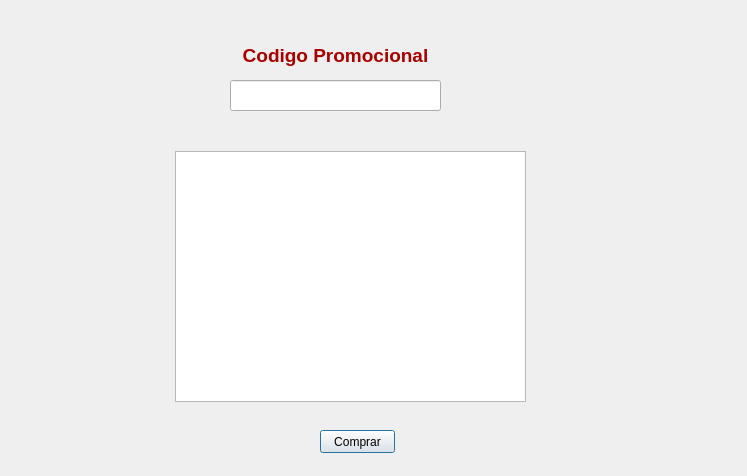
<?xml version="1.0" encoding="UTF-8"?>
<ui version="4.0">
 <class>Comprar</class>
 <widget class="QDialog" name="Comprar">
  <property name="geometry">
   <rect>
    <x>0</x>
    <y>0</y>
    <width>747</width>
    <height>476</height>
   </rect>
  </property>
  <property name="windowTitle">
   <string>Dialog</string>
  </property>
  <widget class="QLabel" name="Fundo">
   <property name="geometry">
    <rect>
     <x>10</x>
     <y>10</y>
     <width>731</width>
     <height>461</height>
    </rect>
   </property>
   <property name="text">
    <string/>
   </property>
  </widget>
  <widget class="QLineEdit" name="lineEdit">
   <property name="geometry">
    <rect>
     <x>230</x>
     <y>80</y>
     <width>211</width>
     <height>31</height>
    </rect>
   </property>
  </widget>
  <widget class="QLabel" name="label">
   <property name="geometry">
    <rect>
     <x>230</x>
     <y>40</y>
     <width>211</width>
     <height>31</height>
    </rect>
   </property>
   <property name="text">
    <string>&lt;html&gt;&lt;head/&gt;&lt;body&gt;&lt;p align=&quot;center&quot;&gt;&lt;span style=&quot; font-size:14pt; font-weight:600; color:#aa0000;&quot;&gt;Codigo Promocional&lt;/span&gt;&lt;/p&gt;&lt;/body&gt;&lt;/html&gt;</string>
   </property>
  </widget>
  <widget class="QTextBrowser" name="textBrowser">
   <property name="geometry">
    <rect>
     <x>175</x>
     <y>151</y>
     <width>351</width>
     <height>251</height>
    </rect>
   </property>
  </widget>
  <widget class="QPushButton" name="pushButton">
   <property name="geometry">
    <rect>
     <x>320</x>
     <y>430</y>
     <width>75</width>
     <height>23</height>
    </rect>
   </property>
   <property name="text">
    <string>Comprar</string>
   </property>
  </widget>
 </widget>
 <resources/>
 <connections/>
</ui>
